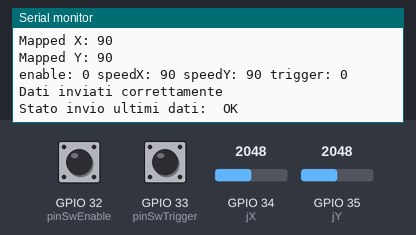
A sketch run on a simulated ESP32. Shown: the last lines printed to the serial monitor. The inputs (shaded band) are chosen by the test bench; at power-on: GPIO 34 (jX) = 2048, GPIO 35 (jY) = 2048, GPIO 32 (pinSwEnable) HIGH, GPIO 33 (pinSwTrigger) HIGH.

Above: at 1.2 s.
1.3 s: GPIO 34 (jX) set to 2866
At 1.35 s:
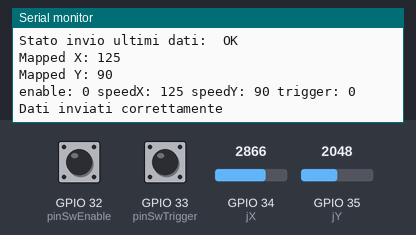
2.8 s: GPIO 35 (jY) set to 2866
At 3.42 s:
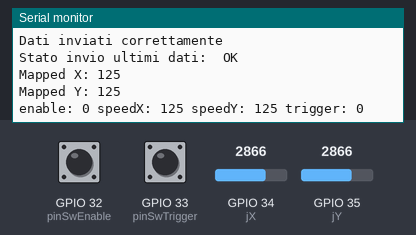
4.3 s: GPIO 32 (pinSwEnable) pulled LOW for 1 s
6.8 s: GPIO 33 (pinSwTrigger) pulled LOW for 0.15 s
8.4 s: GPIO 34 (jX) set to 3603
At 8.41 s:
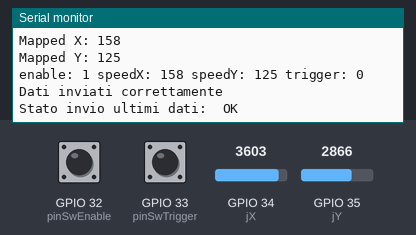
9.9 s: GPIO 33 (pinSwTrigger) pulled LOW for 1 s
At 10.27 s:
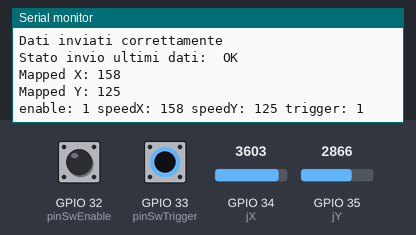
Timing chart, 0 to 12.9 s (numbered marks = the images above; inputs shaded):
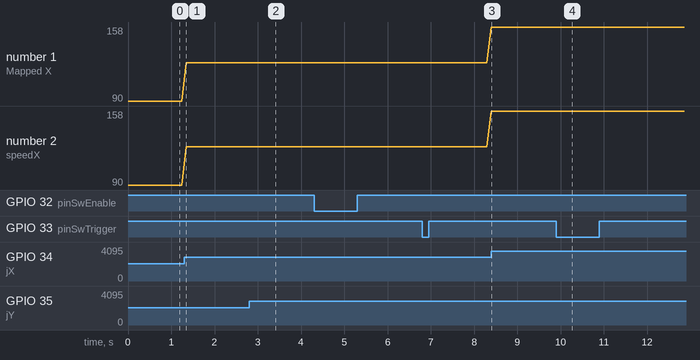

Measured:
- after the input at 1.3 s, the serial monitor: prints a new line after 0.05 s (image 1)
- after the input at 2.8 s, the serial monitor: prints a new line after 0.10 s (image 2)
- after the input at 8.4 s, the serial monitor: prints a new line at once (image 3)
- after the input at 9.9 s, the serial monitor: prints a new line after 0.16 s (image 4)
- plotted number 1: 90 → 125 after the input at 1.3 s, 125 → 158 after the input at 8.4 s
- plotted number 2: 90 → 125 after the input at 1.3 s, 125 → 158 after the input at 8.4 s

The sketch:

transmitter.ino
```cpp
#include <Arduino.h>
#include <esp_now.h>
#include <WiFi.h>
//Inclusione delle librerie
#include <Bounce2.h>


//Costanti e PIN

//Pin pulsante incorporato nel modulo joystick che abilita o disabilita il controllo dei motori
const unsigned int pinSwEnable = 32;

//Pin pulsante esterno che controllerà il servo del grilletto
const unsigned int pinSwTrigger = 33;

//Chip Select e Chip Enable della Radio
const unsigned int radioCE = 4;
const unsigned int radioCS = 5;

//Pin analogici per il joystick
const unsigned int jX = 34;
const unsigned int jY = 35;


/*
  Variabili utilizzate per definire min e max speed ed eseguire il mapping sui valori del joystick.
*/

const unsigned int maxSpeedForward = 180;
const unsigned int stopSpeed = 90;
const unsigned int maxSpeedBackward = 0;

/*
  La lettura dei potenziometri non è mai affidabile al 100%.
  Questo valore aiuta a determinare il punto da considerare come "Sta al centro" nei movimenti.
*/
const unsigned int treshold = 8;

//Millisecondi per il debonuce del bottone
const unsigned long debounceDelay = 20;

//Definisco struttura pacchetto da inviare
struct Packet {
  unsigned int speedX;
  unsigned int speedY;
  boolean enable;
  boolean trigger;
};

//Variabili di appoggio
long  valX, mapX, valY, mapY, tresholdUp, tresholdDown;

//Creo istanze dei bottoni
Bounce btnEnable = Bounce();  //istanzia un bottone dalla libreria Bounce
Bounce btnTrigger = Bounce();  //istanzia un bottone dalla libreria Bounce


//Creo ed inizializzo istanza pacchetto da inviare
Packet pkt = {
  stopSpeed,//speedX
  stopSpeed,//speedY
  false,//enable
  false //trigger
};

//MAC Address of receiver
uint8_t receiverAddress[] = {0x8C, 0xAA, 0xB5, 0x8B, 0x22, 0xBC};

/*
  Si occupa di leggere lo stato dei pulsanti ed aggiornare le variabili nel Packet
*/
void handlePulsanti() {

  btnEnable.update();
  if (btnEnable.fell()) {
    pkt.enable = !pkt.enable;
  }


  //Aggiorna stato di pressione del "grilletto"
  btnTrigger.update();
  pkt.trigger = !btnTrigger.read();

}

/*
  Si occupa di leggere i valori del joystick, mapparli ed aggiornare le variabili nel Packet
*/
void handleJoystick() {

  //esegui lettura analogica dei valori provenienti dai potenziometri del joystick
  valX = analogRead(jX);
  valY = analogRead(jY);

  //mappa i valori letti in funzione della velocità minima e massima
  mapX = map(valX, 0, 4095, 0, maxSpeedForward);
  mapY = map(valY, 0, 4095, 0, maxSpeedForward);

  Serial.print("Mapped X: ");
  Serial.println(mapX);
  Serial.print("Mapped Y: ");
  Serial.println(mapY);


  if (mapX <= tresholdDown) {
    //x va indietro
    pkt.speedX = map(mapX, maxSpeedBackward, tresholdDown, maxSpeedBackward, tresholdDown);
  } else if (mapX >= tresholdUp) {
    //x va avanti
    pkt.speedX = map(mapX, tresholdUp, maxSpeedForward, tresholdUp, maxSpeedForward);
  } else {
    //x sta fermo
    pkt.speedX = stopSpeed;
  }

  if (mapY <= tresholdDown) {
    //y va indietro
    pkt.speedY = map(mapY, maxSpeedBackward, tresholdDown, maxSpeedBackward, tresholdDown);
  } else if (mapY >= tresholdUp) {
    //y va avanti
    pkt.speedY = map(mapY, tresholdUp, maxSpeedForward, tresholdUp, maxSpeedForward);
  } else {
    //y sta fermo
    pkt.speedY = stopSpeed;
  }
}


// callback when data is sent
void OnDataSent(const uint8_t *mac_addr, esp_now_send_status_t status) {
  Serial.print("\r\nStato invio ultimi dati:\t");
  Serial.println(status == ESP_NOW_SEND_SUCCESS ? "OK" : "KO");
}

void setup() {

  Serial.begin(115200);
  //Definizione delle modalità dei pin

  //Tasto enable
  pinMode(pinSwEnable, INPUT_PULLUP);

  //Tasto grilletto
  pinMode(pinSwTrigger, INPUT_PULLUP);

  //Inizializzo Wifi
   // Set device as a Wi-Fi Station
  WiFi.mode(WIFI_STA);

  //Stampo MAC
  Serial.println(WiFi.macAddress());

  //Inizializzo ESPNow
  if (esp_now_init() != ESP_OK) {
    Serial.println("Error initializing ESP-NOW");
    return;
  }

  // Once ESPNow is successfully Init, we will register for Send CB to
  // get the status of Trasnmitted packet
  esp_now_register_send_cb(OnDataSent);

  // Register peer
  esp_now_peer_info_t peerInfo;
  memcpy(peerInfo.peer_addr, receiverAddress, 6);
  peerInfo.channel = 0;
  peerInfo.encrypt = false;

  // Add peer
  if (esp_now_add_peer(&peerInfo) != ESP_OK){
    Serial.println("Fallita aggiunta receiver!");
    return;
  }

  //Configuro istanze dei pulsanti
  btnEnable.attach(pinSwEnable);
  btnEnable.interval(debounceDelay);

  btnTrigger.attach(pinSwTrigger);
  btnTrigger.interval(debounceDelay);

  //Calcolo range valori entro i quali considerare la posizione del joystick come "Sta al centro"
  tresholdDown = (maxSpeedForward / 2) - treshold;
  tresholdUp = (maxSpeedForward / 2) + treshold;

}

void loop() {

  //gestisci stato dei pulsanti
  handlePulsanti();

  //gestisci valori dei potenziometri
  handleJoystick();

  //Invia dati tramite la radio
  Serial.print("enable: ");
  Serial.print(pkt.enable);
  Serial.print(" speedX: ");
  Serial.print(pkt.speedX);
  Serial.print(" speedY: ");
  Serial.print(pkt.speedY);
  Serial.print(" trigger: ");
  Serial.println(pkt.trigger);

  // Send message via ESP-NOW
  esp_err_t result = esp_now_send(receiverAddress, (uint8_t *) &pkt, sizeof(pkt));

  if (result == ESP_OK) {
    Serial.println("Dati inviati correttamente");
  }
  else {
    Serial.println("Errore in invio dati");
  }

  delay(100);
}
```
